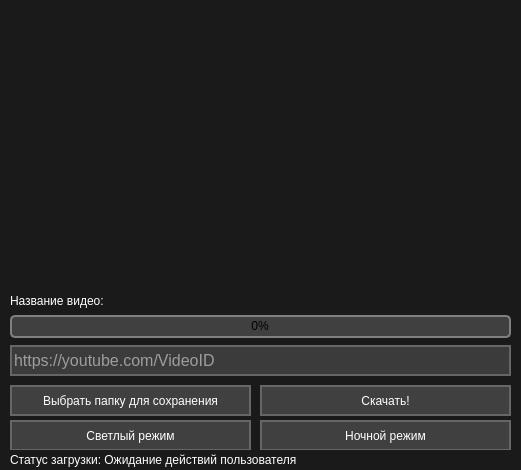
<?xml version="1.0" encoding="UTF-8"?>
<ui version="4.0">
 <class>fon</class>
 <widget class="QMainWindow" name="fon">
  <property name="geometry">
   <rect>
    <x>0</x>
    <y>0</y>
    <width>521</width>
    <height>470</height>
   </rect>
  </property>
  <property name="minimumSize">
   <size>
    <width>521</width>
    <height>470</height>
   </size>
  </property>
  <property name="maximumSize">
   <size>
    <width>521</width>
    <height>470</height>
   </size>
  </property>
  <property name="windowTitle">
   <string>YouTube Downloader from Timur =)</string>
  </property>
  <property name="windowIcon">
   <iconset>
    <normaloff>YouTube_23392.ico</normaloff>YouTube_23392.ico</iconset>
  </property>
  <property name="styleSheet">
   <string notr="true">background:#1a1a1a</string>
  </property>
  <widget class="QWidget" name="centralwidget">
   <widget class="QPushButton" name="pushButton">
    <property name="geometry">
     <rect>
      <x>10</x>
      <y>385</y>
      <width>241</width>
      <height>31</height>
     </rect>
    </property>
    <property name="cursor">
     <cursorShape>PointingHandCursor</cursorShape>
    </property>
    <property name="styleSheet">
     <string notr="true">QPushButton{
border: 2px solid #666;
background-color: #404040;
color: white;
}

QPushButton:hover{
border: 2px solid #666;
background-color: #3b3b3b;
color: white;
}

QPushButton:pressed{
border: 2px solid white;
background-color: #444444;
color: white;
}</string>
    </property>
    <property name="text">
     <string>Выбрать папку для сохранения</string>
    </property>
    <property name="icon">
     <iconset>
      <normaloff>downloads_folder_20356.ico</normaloff>downloads_folder_20356.ico</iconset>
    </property>
   </widget>
   <widget class="QPushButton" name="pushButton_2">
    <property name="geometry">
     <rect>
      <x>260</x>
      <y>385</y>
      <width>251</width>
      <height>31</height>
     </rect>
    </property>
    <property name="cursor">
     <cursorShape>PointingHandCursor</cursorShape>
    </property>
    <property name="styleSheet">
     <string notr="true">QPushButton{
border: 2px solid #666;
background-color: #404040;
color: white;
}

QPushButton:hover{
border: 2px solid #666;
background-color: #3b3b3b;
color: white;
}

QPushButton:pressed{
border: 2px solid white;
background-color: #444444;
color: white;
}</string>
    </property>
    <property name="text">
     <string>Скачать!</string>
    </property>
    <property name="icon">
     <iconset>
      <normaloff>1486485559-118arrow-down-download-downloads-downloading-save_81191.ico</normaloff>1486485559-118arrow-down-download-downloads-downloading-save_81191.ico</iconset>
    </property>
   </widget>
   <widget class="QLineEdit" name="lineEdit">
    <property name="geometry">
     <rect>
      <x>10</x>
      <y>345</y>
      <width>501</width>
      <height>31</height>
     </rect>
    </property>
    <property name="font">
     <font>
      <pointsize>12</pointsize>
     </font>
    </property>
    <property name="styleSheet">
     <string notr="true">border: 2px solid #666;
		background-color: #3b3b3b;
		color: white;</string>
    </property>
    <property name="placeholderText">
     <string>https://youtube.com/VideoID</string>
    </property>
   </widget>
   <widget class="QProgressBar" name="progressBar">
    <property name="geometry">
     <rect>
      <x>10</x>
      <y>315</y>
      <width>501</width>
      <height>23</height>
     </rect>
    </property>
    <property name="autoFillBackground">
     <bool>false</bool>
    </property>
    <property name="styleSheet">
     <string notr="true">QProgressBar {
    border: 2px solid grey;
    border-radius: 5px;
	background-color: #404040;
}

QProgressBar::chunk {
    background-color: #292929;
    width: 20px;
}</string>
    </property>
    <property name="value">
     <number>0</number>
    </property>
    <property name="alignment">
     <set>Qt::AlignCenter</set>
    </property>
   </widget>
   <widget class="QLabel" name="title1">
    <property name="geometry">
     <rect>
      <x>10</x>
      <y>291</y>
      <width>501</width>
      <height>20</height>
     </rect>
    </property>
    <property name="styleSheet">
     <string notr="true">color: #fff;</string>
    </property>
    <property name="text">
     <string>Название видео:</string>
    </property>
   </widget>
   <widget class="QLabel" name="label_2">
    <property name="geometry">
     <rect>
      <x>10</x>
      <y>10</y>
      <width>501</width>
      <height>281</height>
     </rect>
    </property>
    <property name="font">
     <font>
      <pointsize>12</pointsize>
     </font>
    </property>
    <property name="styleSheet">
     <string notr="true"/>
    </property>
    <property name="text">
     <string/>
    </property>
    <property name="pixmap">
     <pixmap>loading.gif</pixmap>
    </property>
    <property name="scaledContents">
     <bool>true</bool>
    </property>
   </widget>
   <widget class="QPushButton" name="pushButton_3">
    <property name="geometry">
     <rect>
      <x>10</x>
      <y>420</y>
      <width>241</width>
      <height>31</height>
     </rect>
    </property>
    <property name="cursor">
     <cursorShape>PointingHandCursor</cursorShape>
    </property>
    <property name="styleSheet">
     <string notr="true">QPushButton{
border: 2px solid #666;
background-color: #404040;
color: white;
}

QPushButton:hover{
border: 2px solid #666;
background-color: #3b3b3b;
color: white;
}

QPushButton:pressed{
border: 2px solid white;
background-color: #444444;
color: white;
}</string>
    </property>
    <property name="text">
     <string>Светлый режим</string>
    </property>
    <property name="icon">
     <iconset>
      <normaloff>sunrise_sun_sunny_shower_showers_sunny_cloudy_fog_day_time_1458.ico</normaloff>sunrise_sun_sunny_shower_showers_sunny_cloudy_fog_day_time_1458.ico</iconset>
    </property>
   </widget>
   <widget class="QPushButton" name="pushButton_4">
    <property name="geometry">
     <rect>
      <x>260</x>
      <y>420</y>
      <width>251</width>
      <height>31</height>
     </rect>
    </property>
    <property name="cursor">
     <cursorShape>PointingHandCursor</cursorShape>
    </property>
    <property name="styleSheet">
     <string notr="true">QPushButton{
border: 2px solid #666;
background-color: #404040;
color: white;
}

QPushButton:hover{
border: 2px solid #666;
background-color: #3b3b3b;
color: white;
}

QPushButton:pressed{
border: 2px solid white;
background-color: #444444;
color: white;
}</string>
    </property>
    <property name="text">
     <string>Ночной режим</string>
    </property>
    <property name="icon">
     <iconset>
      <normaloff>640crescentmoon_100402.ico</normaloff>640crescentmoon_100402.ico</iconset>
    </property>
   </widget>
   <widget class="QLabel" name="title1_2">
    <property name="geometry">
     <rect>
      <x>10</x>
      <y>450</y>
      <width>501</width>
      <height>20</height>
     </rect>
    </property>
    <property name="styleSheet">
     <string notr="true">color: #fff;</string>
    </property>
    <property name="text">
     <string>Статус загрузки: Ожидание действий пользователя</string>
    </property>
   </widget>
   <zorder>pushButton</zorder>
   <zorder>pushButton_2</zorder>
   <zorder>lineEdit</zorder>
   <zorder>progressBar</zorder>
   <zorder>title1</zorder>
   <zorder>pushButton_3</zorder>
   <zorder>pushButton_4</zorder>
   <zorder>label_2</zorder>
   <zorder>title1_2</zorder>
  </widget>
 </widget>
 <resources/>
 <connections/>
</ui>
